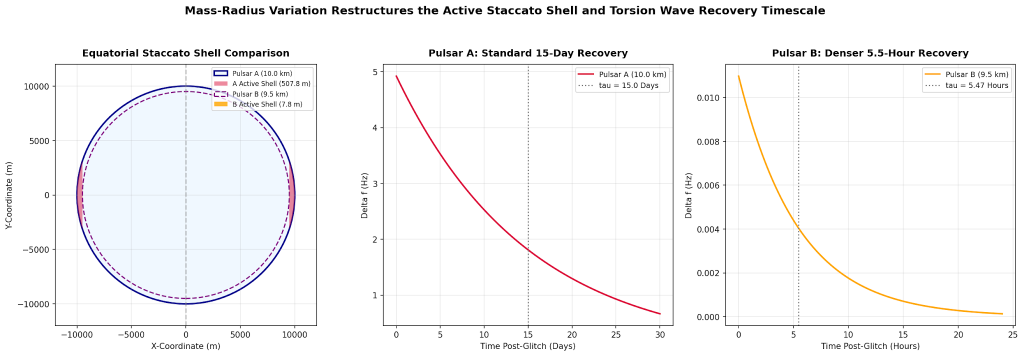
#> input picture PUBLIC_SITE/STAGING/images/2026-09-30/09718c35ea98b81f1fbc331bef08fc3a1b648e61.png, 2048 x 712 px, given in place of 2026-09-30, which was not available (shown at 1/2 size)
$ python visual_analyzer.py ../../PUBLIC_SITE/STAGING/images/2026-09-30
#> lines starting #> are read from the running program, lines starting #| are printed output that depends on the picture; pictures that were not available may be replaced by others from this repository, and a replacement may not be noted
#!/usr/bin/env python3
"""Transparent visual-feature extractor and rule scorer for SAT/H(s)H archive images.

No semantic tag is ground truth unless supplied by a human/source record.
The analyzer emits measurements, rule contributions, and candidate tags separately.
"""
from __future__ import annotations
import argparse, colorsys, hashlib, json, math, os, re
from pathlib import Path
try:
    from PIL import Image, ImageFilter
except ImportError as e:
    raise SystemExit("Pillow required: pip install pillow") from e

PALETTES={
 "red_magenta": [(345,360),(0,25),(300,344)],
 "cyan_blue": [(175,260)],
 "green": [(75,174)],
 "warm": [(20,74)],
}
def circ_hue(rgb):
    r,g,b=[x/255 for x in rgb]; h,s,v=colorsys.rgb_to_hsv(r,g,b); return h*360,s,v
def region_stats(im,box):
    crop=im.crop(box).convert("RGB").resize((64,64))
    n=64*64; bins={k:0 for k in PALETTES}; gray=dark=light=0
    for rgb in crop.getdata():
        h,s,v=circ_hue(rgb)
        if s<.12: gray+=1
        if v<.18: dark+=1
        if v>.82: light+=1
        for k,ranges in PALETTES.items():
            if s>.20 and any(a<=h<=b for a,b in ranges): bins[k]+=1; break
    return {**{k:round(v/n,4) for k,v in bins.items()},"gray":round(gray/n,4),"dark":round(dark/n,4),"light":round(light/n,4)}
def edge_stats(im):
    g=im.convert("L").resize((256,256)).filter(ImageFilter.FIND_EDGES)
    px=list(g.getdata()); return {"edge_mean":round(sum(px)/(255*len(px)),4),"edge_high":round(sum(v>80 for v in px)/len(px),4)}
def dist(a,b,keys=("red_magenta","cyan_blue","green","warm","gray","dark","light")):
    return sum(abs(a[k]-b[k]) for k in keys)/len(keys)
def analyze(path):
    p=Path(path); im=Image.open(p); w,h=im.size
#> in analyze, im is the input picture: PIL image 2048x712 RGB; mean R, G, B 246.4, 246.4, 247.4
#> after `w, h = im.size`: w = 2048; h = 712
    whole=region_stats(im,(0,0,w,h)); left=region_stats(im,(0,0,w//2,h)); right=region_stats(im,(w//2,0,w,h))
#> in region_stats, `crop=im.crop(box).convert("RGB").resize((64,64))`:
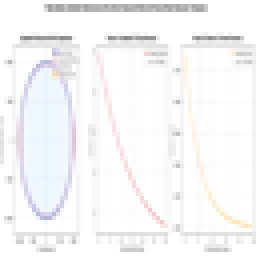
#> crop: PIL image 64x64 RGB (shown 4 times larger); mean R, G, B 246.2, 246.1, 247.1
#> the loop in region_stats, `for rgb in crop.getdata():` made 4096 passes
#> (rgb, r in circ_hue, g in circ_hue, b in circ_hue, v) on passes 1 to 12: ((255, 255, 255), 1, 1, 1, 1), ((255, 255, 255), 1, 1, 1, 1), ((255, 255, 255), 1, 1, 1, 1), ((255, 255, 255), 1, 1, 1, 1), ((255, 255, 255), 1, 1, 1, 1), ((255, 255, 255), 1, 1, 1, 1), ((255, 255, 255), 1, 1, 1, 1), ((255, 255, 255), 1, 1, 1, 1), ((255, 255, 255), 1, 1, 1, 1), ((255, 255, 255), 1, 1, 1, 1), ((255, 255, 255), 1, 1, 1, 1), ((254, 254, 254), 0.996, 0.996, 0.996, 0.996)
#> v on passes 61 to 66: 1, 1, 1, 1, 1, 1
#> call 2 of region_stats, with box = (0, 0, 1024, 712)
#> in region_stats (call 2), `crop=im.crop(box).convert("RGB").resize((64,64))`:
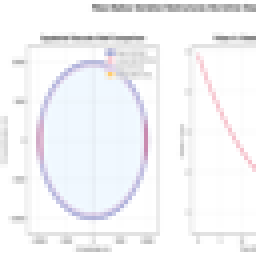
#> crop: PIL image 64x64 RGB (shown 4 times larger); mean R, G, B 243.9, 244.4, 246.9
#> the loop in region_stats (call 2), `for rgb in crop.getdata():` made 4096 passes
#> rgb on passes 1 to 3: (255, 255, 255), (255, 255, 255), (255, 255, 255)
#> call 3 of region_stats, with box = (1024, 0, 2048, 712)
#> in region_stats (call 3), `crop=im.crop(box).convert("RGB").resize((64,64))`:
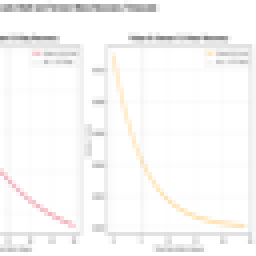
#> crop: PIL image 64x64 RGB (shown 4 times larger); mean R, G, B 248.5, 247.8, 247.2
#> the loop in region_stats (call 3), `for rgb in crop.getdata():` made 4096 passes
    top=region_stats(im,(0,0,w,h//2)); bottom=region_stats(im,(0,h//2,w,h))
#> call 4 of region_stats, with box = (0, 0, 2048, 356)
#> in region_stats (call 4), `crop=im.crop(box).convert("RGB").resize((64,64))`:
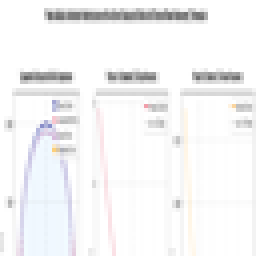
#> crop: PIL image 64x64 RGB (shown 4 times larger); mean R, G, B 244.4, 244.4, 245.2
#> in region_stats (call 5), `crop=im.crop(box).convert("RGB").resize((64,64))`:
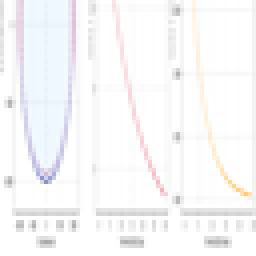
#> crop: PIL image 64x64 RGB (shown 4 times larger); mean R, G, B 247.9, 247.7, 248.8
#> the loop in region_stats (call 5), `for rgb in crop.getdata():` made 4096 passes
#> rgb on passes 1 to 3: (228, 228, 228), (254, 254, 254), (255, 255, 255)
    feats={"path":str(p),"sha256":hashlib.sha256(p.read_bytes()).hexdigest(),"width":w,"height":h,
      "aspect":round(w/h,4),"square":abs(w-h)<=max(2,.005*max(w,h)),"whole":whole,"left":left,"right":right,
      "top":top,"bottom":bottom,"lr_color_distance":round(dist(left,right),4),"tb_color_distance":round(dist(top,bottom),4),**edge_stats(im)}
#> in edge_stats, `g=im.convert("L").resize((256,256)).filter(ImageFilter.FIND_EDGES)`:
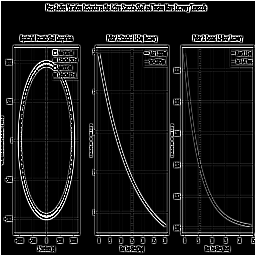
#> g: PIL image 256x256 L; min 0, max 255, mean 23.6
    scores={}
    def add(tag,weight,reason):
        scores.setdefault(tag,{"score":0.0,"evidence":[]});scores[tag]["score"]+=weight;scores[tag]["evidence"].append({"weight":weight,"reason":reason})
    low=str(p).lower()
    if "thumbnail" in low: add("thumbnail",3,"filename/path contains thumbnail")
    if feats["square"]: add("thumbnail",1,"image is exactly/nearly square")
    if whole["gray"]>.70: add("mostly_bw",2,f"grayscale fraction {whole['gray']}")
    if left["gray"]>.65 and right["gray"]<.45: add("bw_left_color_right",1.5,"left substantially more grayscale than right")
    if right["gray"]>.65 and left["gray"]<.45: add("color_left_bw_right",1.5,"right substantially more grayscale than left")
    if feats["lr_color_distance"]>.13: add("split_field_candidate",1.5,f"left/right color distance {feats['lr_color_distance']}")
    if (left["cyan_blue"]>.25 and right["red_magenta"]>.25): add("cyan_left_magenta_right",2.5,"opposed half-field color occupancy")
    if (right["cyan_blue"]>.25 and left["red_magenta"]>.25): add("magenta_left_cyan_right",2.5,"opposed half-field color occupancy")
    if whole["red_magenta"]>.25: add("red_magenta_dominant",1.5,f"occupancy {whole['red_magenta']}")
    if whole["cyan_blue"]>.25: add("cyan_blue_dominant",1.5,f"occupancy {whole['cyan_blue']}")
    if feats["edge_high"]>.20: add("high_edge_density",1,f"strong-edge fraction {feats['edge_high']}")
    return {"features":feats,"candidates":scores}
def main():
    ap=argparse.ArgumentParser();ap.add_argument("images",nargs="+");ap.add_argument("-o","--output")
    a=ap.parse_args(); out=[analyze(x) for x in a.images]; s=json.dumps(out,indent=2)
    Path(a.output).write_text(s+"\n") if a.output else print(s)
#> (printed output is left out)
if __name__=="__main__": main()

$ run again, on PUBLIC_SITE/STAGING/images/2026-09-30/1eb2d9138fa1ff0a5924c4c4b77324cc767fb817.png
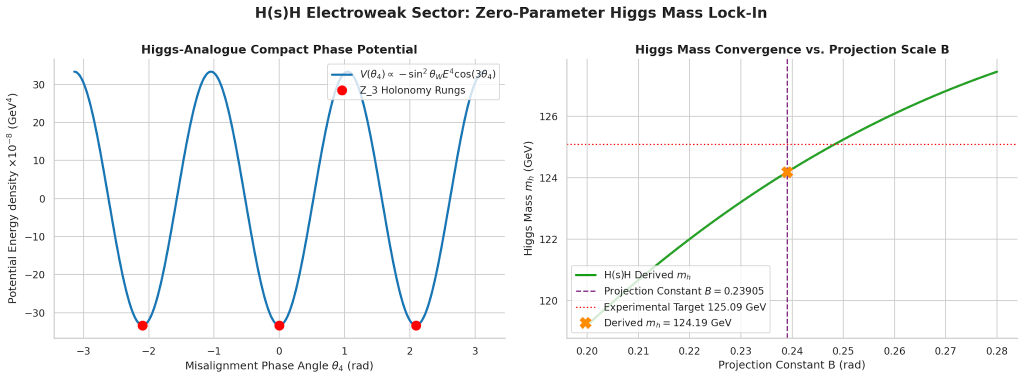
#> input picture PUBLIC_SITE/STAGING/images/2026-09-30/1eb2d9138fa1ff0a5924c4c4b77324cc767fb817.png, 2048 x 758 px, given in place of 2026-09-30, which was not available (shown at 1/2 size)
#> in analyze, im is the input picture: PIL image 2048x758 RGB; mean R, G, B 246.3, 246.9, 247.2
#> the loop in region_stats, `for rgb in crop.getdata():` made 4096 passes
#> (rgb, r in circ_hue, g in circ_hue, b in circ_hue, v) on passes 1 to 8: ((255, 255, 255), 1, 1, 1, 1), ((255, 255, 255), 1, 1, 1, 1), ((255, 255, 255), 1, 1, 1, 1), ((255, 255, 255), 1, 1, 1, 1), ((255, 255, 255), 1, 1, 1, 1), ((255, 255, 255), 1, 1, 1, 1), ((255, 255, 255), 1, 1, 1, 1), ((255, 255, 255), 1, 1, 1, 1)
#> the loop in region_stats (call 2), `for rgb in crop.getdata():` made 4096 passes
#> rgb on passes 1 to 3: (255, 255, 255), (255, 255, 255), (255, 255, 255)
#> in region_stats (call 5), `crop=im.crop(box).convert("RGB").resize((64,64))`:
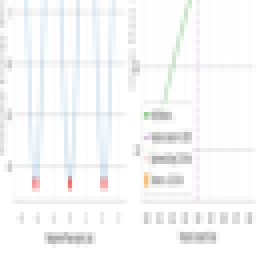
#> crop: PIL image 64x64 RGB (shown 4 times larger); mean R, G, B 247.1, 247.8, 248.2
#> the loop in region_stats (call 5), `for rgb in crop.getdata():` made 4096 passes
#> rgb on passes 1 to 3: (235, 235, 235), (247, 247, 247), (255, 255, 255)
#> in edge_stats, `g=im.convert("L").resize((256,256)).filter(ImageFilter.FIND_EDGES)`:
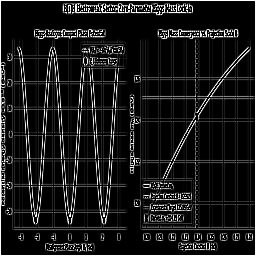
#> g: PIL image 256x256 L; min 0, max 255, mean 26.8
#> (printed output is left out)
